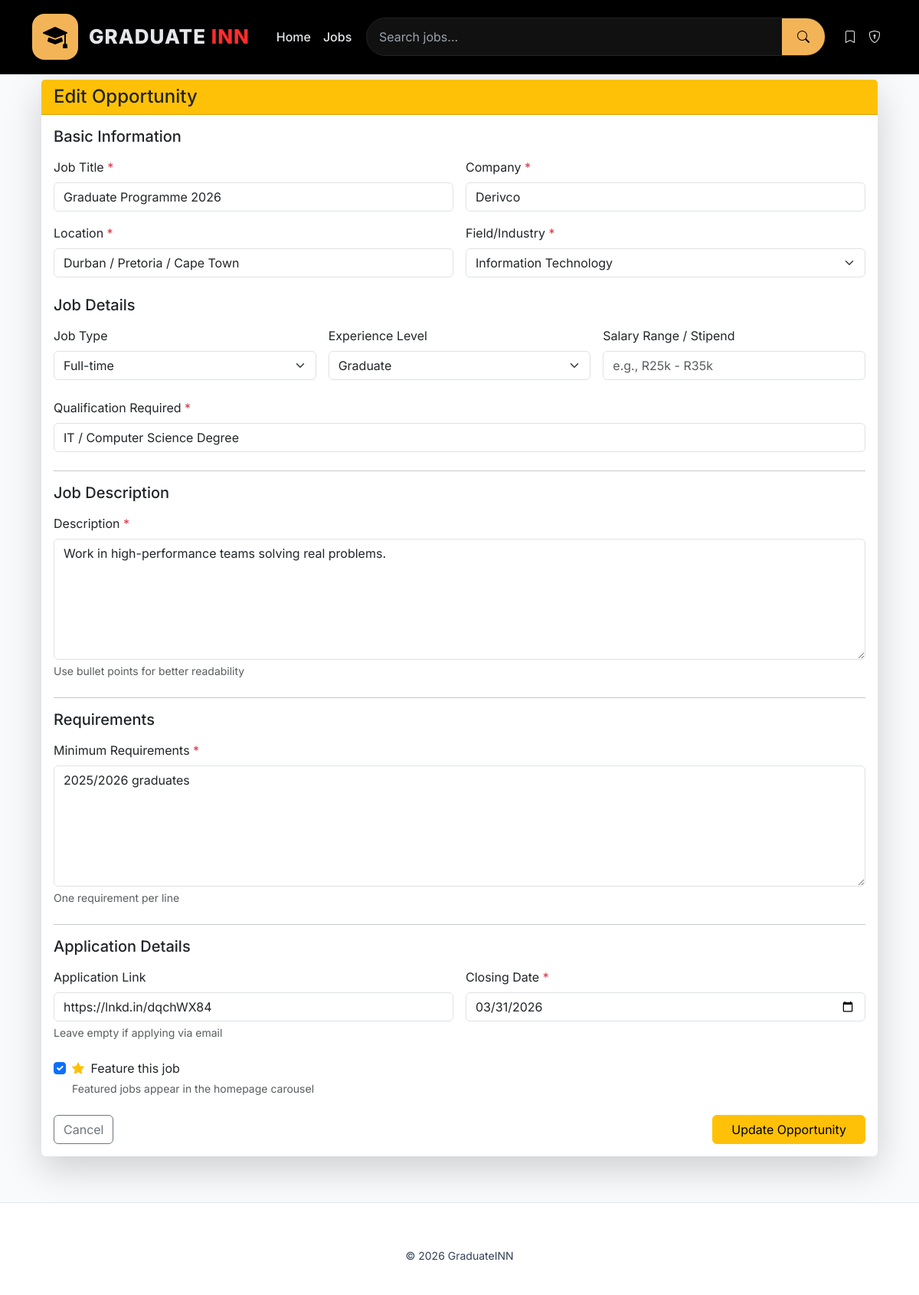
/edit/20 (signed in), run on the app's committed database.
### tables this page shows
CREATE TABLE jobs(
        id INTEGER PRIMARY KEY AUTOINCREMENT,
        title TEXT,
        company TEXT,
        location TEXT,
        field TEXT,
        qualification TEXT,
        description TEXT,
        requirements TEXT,
        application_link TEXT,
        closing_date TEXT,
        created_date TEXT DEFAULT CURRENT_DATE,
        salary_range TEXT,
        job_type TEXT,
        experience_level TEXT,
        views INTEGER DEFAULT 0,
        is_featured INTEGER DEFAULT 0,
        posted_by INTEGER,
        FOREIGN KEY (posted_by) REFERENCES users(id)
    );

### app.py (the view, shortened to what this page needs)
@app.route("/edit/<int:id>", methods=["GET", "POST"])
@admin_required
def edit_job(id):
    features = get_available_features()
    conn = get_db()
    job = conn.execute("SELECT * FROM jobs WHERE id = ?", (id,)).fetchone()
    conn.close()
    return render_template("edit_job.html", job=job, features=features)

### app.py (called while the page is built)
def get_db():
    conn = sqlite3.connect(DATABASE)
    conn.row_factory = sqlite3.Row
    return conn

def column_exists(table_name, column_name):
    conn = get_db()
    cursor = conn.execute(f"PRAGMA table_info({table_name})")
    columns = [column[1] for column in cursor.fetchall()]
    conn.close()
    return column_name in columns

def get_available_features():
    return {
        'is_featured': column_exists('jobs', 'is_featured'),
        'views': column_exists('jobs', 'views'),
        'job_type': column_exists('jobs', 'job_type'),
        'experience_level': column_exists('jobs', 'experience_level'),
        'salary_range': column_exists('jobs', 'salary_range')
    }

def admin_required(f):
    @wraps(f)
    def decorated_function(*args, **kwargs):
        if 'user_id' not in session or not session.get('is_admin'):
            flash('Access denied. Admin privileges required.', 'error')
            return redirect(url_for('index'))
        return f(*args, **kwargs)
    return decorated_function

### templates/edit_job.html (shortened to what this page needs)
{% extends "base.html" %}
{% block content %}
<div class="container mt-4">
<div class="card shadow-lg border-0">
<div class="card-header bg-warning text-dark">
<h4 class="mb-0">Edit Opportunity</h4>
</div>
<div class="card-body">
<form method="post">
<h5 class="mb-3">Basic Information</h5>
<div class="row g-3 mb-4">
    <div class="col-md-6">
        <label class="form-label">Job Title <span class="text-danger">*</span></label>
        <input name="title" class="form-control" required
               value="{{ job.title }}">
    </div>
    <div class="col-md-6">
        <label class="form-label">Company <span class="text-danger">*</span></label>
        <input name="company" class="form-control" required
               value="{{ job.company }}">
    </div>
    <div class="col-md-6">
        <label class="form-label">Location <span class="text-danger">*</span></label>
        <input name="location" class="form-control" required
               value="{{ job.location }}">
    </div>
    <div class="col-md-6">
        <label class="form-label">Field/Industry <span class="text-danger">*</span></label>
        <select name="field" class="form-select" required>
            {% for option in ['Engineering', 'Information Technology', 'Accounting', 'Finance', 'Marketing', 'Human Resources', 'Sales', 'Logistics', 'Healthcare', 'Education', 'Other'] %}
                <option value="{{ option }}" {% if job.field == option %}selected{% endif %}>{{ option }}</option>
            {% endfor %}
        </select>
    </div>
</div>
<h5 class="mb-3">Job Details</h5>
<div class="row g-3 mb-4">
    <div class="col-md-4">
        <label class="form-label">Job Type</label>
        <select name="job_type" class="form-select">
            {% for type in ['Full-time','Part-time','Internship','Contract','Temporary'] %}
                <option value="{{ type }}" {% if job.job_type == type %}selected{% endif %}>{{ type }}</option>
            {% endfor %}
        </select>
    </div>
    <div class="col-md-4">
        <label class="form-label">Experience Level</label>
        <select name="experience_level" class="form-select">
            {% for level in ['Entry Level','Intermediate','Graduate','Intern'] %}
                <option value="{{ level }}" {% if job.experience_level == level %}selected{% endif %}>{{ level }}</option>
            {% endfor %}
        </select>
    </div>
    <div class="col-md-4">
        <label class="form-label">Salary Range / Stipend</label>
        <input name="salary_range" class="form-control"
               value="{{ job.salary_range }}" placeholder="e.g., R25k - R35k">
    </div>
</div>
<div class="mb-4">
    <label class="form-label">Qualification Required <span class="text-danger">*</span></label>
    <input name="qualification" class="form-control" required
           value="{{ job.qualification }}">
</div>
<hr>
<h5 class="mb-3">Job Description</h5>
<div class="mb-4">
    <label class="form-label">Description <span class="text-danger">*</span></label>
    <textarea name="description" rows="6" class="form-control" required>{{ job.description }}</textarea>
    <div class="form-text">Use bullet points for better readability</div>
</div>
<hr>
<h5 class="mb-3">Requirements</h5>
<div class="mb-4">
    <label class="form-label">Minimum Requirements <span class="text-danger">*</span></label>
    <textarea name="requirements" rows="6" class="form-control" required>{{ job.requirements }}</textarea>
    <div class="form-text">One requirement per line</div>
</div>
<hr>
<h5 class="mb-3">Application Details</h5>
<div class="row g-3 mb-4">
    <div class="col-md-6">
        <label class="form-label">Application Link</label>
        <input name="application_link" class="form-control"
               value="{{ job.application_link }}" placeholder="https://company.com/apply">
        <div class="form-text">Leave empty if applying via email</div>
    </div>
    <div class="col-md-6">
        <label class="form-label">Closing Date <span class="text-danger">*</span></label>
        <input type="date" name="closing_date" class="form-control"
               value="{{ job.closing_date }}">
    </div>
</div>
<div class="mb-4">
    <div class="form-check">
        <input type="checkbox" name="is_featured" class="form-check-input" id="isFeatured" {% if job.is_featured %}checked{% endif %}>
        <label class="form-check-label" for="isFeatured">
            <i class="bi bi-star-fill text-warning me-1"></i> Feature this job
        </label>
        <div class="form-text">Featured jobs appear in the homepage carousel</div>
    </div>
</div>
<div class="d-flex justify-content-between">
    <a href="/dashboard" class="btn btn-outline-secondary">
        Cancel
    </a>
    <button class="btn btn-warning px-4">
        Update Opportunity
    </button>
</div>
</form>
</div>
</div>
</div>
{% endblock %}

### templates/base.html (style rules this page uses)
:root { --primary: #2563eb; --dark: #000; --text: #334155; --light: #f1f5f9; --border: #e2e8f0; }
body { font-family: 'Inter', sans-serif; background: #f8fafc; color: var(--text); padding-top: 80px; }

### data on the page
jobs: title "Graduate Programme 2026", company "Derivco", location "Durban / Pretoria / Cape Town", field "Information Technology", experience_level "Graduate", qualification "IT / Computer Science Degree", description "Work in high-performance teams solving real problems.", requirements "2025/2026 graduates", application_link "https://lnkd.in/dqchWX84", closing_date "03/31/2026", is_featured "☑"

### other printed values
form field job_type "Full-time"
